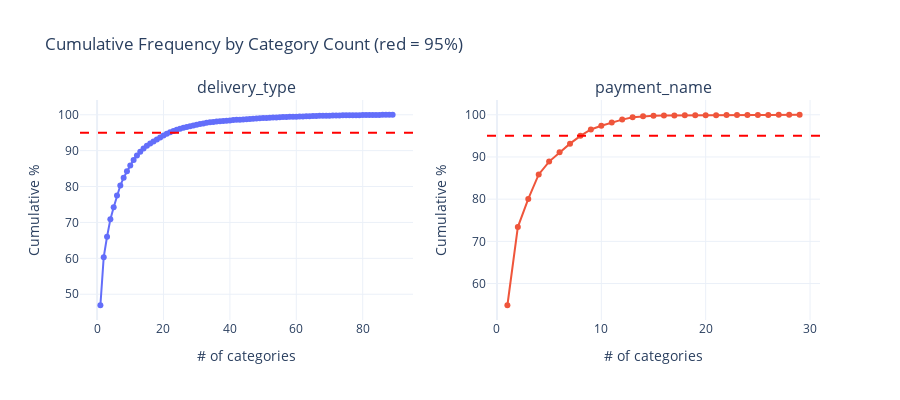

Notebook source saved alongside this figure:
### Code cell
# Cumulative frequency — what % of orders do the top N categories cover?
fig = make_subplots(rows=1, cols=2, subplot_titles=CATEGORICAL)

for i, col in enumerate(CATEGORICAL):
    counts = df[col].value_counts().sort_values(ascending=False)
    cum_pct = 100 * counts.cumsum() / counts.sum()
    fig.add_trace(
        go.Scatter(
            x=list(range(1, len(cum_pct) + 1)),
            y=cum_pct.values,
            mode="lines+markers",
            name=col,
            showlegend=False,
        ),
        row=1, col=i + 1,
    )
    fig.add_hline(y=95, line_dash="dash", line_color="red", row=1, col=i + 1)
    fig.update_xaxes(title_text="# of categories", row=1, col=i + 1)
    fig.update_yaxes(title_text="Cumulative %", row=1, col=i + 1)

fig.update_layout(
    title="Cumulative Frequency by Category Count (red = 95%)",
    height=400, template="plotly_white",
)
fig.show()

for col in CATEGORICAL:
    counts = df[col].value_counts()
    cum_pct = 100 * counts.cumsum() / counts.sum()
    n_for_95 = (cum_pct <= 95).sum() + 1
    print(f"{col}: top {n_for_95} categories cover 95% of orders (out of {len(counts)} total)")

### Figure 1 — Plotly figure (JSON) as saved in the notebook; plotly's stock layout.template omitted (floating-point values rounded to 4 significant figures)
{"data": [{"mode": "lines+markers", "name": "delivery_type", "showlegend": false, "type": "scatter", "x": [1, 2, 3, 4, 5, 6, 7, 8, 9, 10, 11, 12, 13, 14, 15, 16, 17, 18, 19, 20, 21, 22, 23, 24, 25, 26, 27, 28, 29, 30, 31, 32, 33, 34, 35, 36, 37, 38, 39, 40, 41, 42, 43, 44, 45, 46, 47, 48, 49, 50, 51, 52, 53, 54, 55, 56, 57, 58, 59, 60, 61, 62, 63, 64, 65, 66, 67, 68, 69, 70, 71, 72, 73, 74, 75, 76, 77, 78, 79, 80, 81, 82, 83, 84, 85, 86, 87, 88, 89], "xaxis": "x", "y": [46.93, 60.33, 66.0, 70.85, 74.22, 77.49, 80.28, 82.46, 84.29, 85.85, 87.4, 88.64, 89.69, 90.59, 91.35, 91.96, 92.55, 93.12, 93.68, 94.21, 94.71, 95.09, 95.46, 95.79, 96.11, 96.38, 96.62, 96.83, 97.03, 97.23, 97.42, 97.6, 97.75, 97.91, 98.01, 98.1, 98.19, 98.27, 98.35, 98.43, 98.51, 98.57, 98.64, 98.71, 98.78, 98.84, 98.91, 98.98, 99.03, 99.08, 99.12, 99.16, 99.21, 99.25, 99.3, 99.34, 99.38, 99.41, 99.44, 99.48, 99.51, 99.54, 99.58, 99.61, 99.64, 99.67, 99.69, 99.71, 99.73, 99.76, 99.78, 99.8, 99.82, 99.83, 99.84, 99.86, 99.87, 99.88, 99.89, 99.9, 99.91, 99.92, 99.93, 99.94, 99.96, 99.97, 99.98, 99.99, 100.0], "yaxis": "y"}, {"mode": "lines+markers", "name": "payment_name", "showlegend": false, "type": "scatter", "x": [1, 2, 3, 4, 5, 6, 7, 8, 9, 10, 11, 12, 13, 14, 15, 16, 17, 18, 19, 20, 21, 22, 23, 24, 25, 26, 27, 28, 29], "xaxis": "x2", "y": [54.86, 73.39, 80.07, 85.87, 88.9, 91.11, 93.15, 95.0, 96.51, 97.38, 98.15, 98.85, 99.39, 99.62, 99.76, 99.8, 99.83, 99.85, 99.88, 99.9, 99.91, 99.92, 99.93, 99.94, 99.95, 99.97, 99.98, 99.99, 100.0], "yaxis": "y2"}], "layout": {"annotations": [{"font": {"size": 16}, "showarrow": false, "text": "delivery_type", "x": 0.225, "xanchor": "center", "xref": "paper", "y": 1.0, "yanchor": "bottom", "yref": "paper"}, {"font": {"size": 16}, "showarrow": false, "text": "payment_name", "x": 0.775, "xanchor": "center", "xref": "paper", "y": 1.0, "yanchor": "bottom", "yref": "paper"}], "height": 400, "shapes": [{"line": {"color": "red", "dash": "dash"}, "type": "line", "x0": 0, "x1": 1, "xref": "x domain", "y0": 95, "y1": 95, "yref": "y"}, {"line": {"color": "red", "dash": "dash"}, "type": "line", "x0": 0, "x1": 1, "xref": "x2 domain", "y0": 95, "y1": 95, "yref": "y2"}], "title": {"text": "Cumulative Frequency by Category Count (red = 95%)"}, "xaxis": {"anchor": "y", "domain": [0.0, 0.45], "title": {"text": "# of categories"}}, "xaxis2": {"anchor": "y2", "domain": [0.55, 1.0], "title": {"text": "# of categories"}}, "yaxis": {"anchor": "x", "domain": [0.0, 1.0], "title": {"text": "Cumulative %"}}, "yaxis2": {"anchor": "x2", "domain": [0.0, 1.0], "title": {"text": "Cumulative %"}}}}
